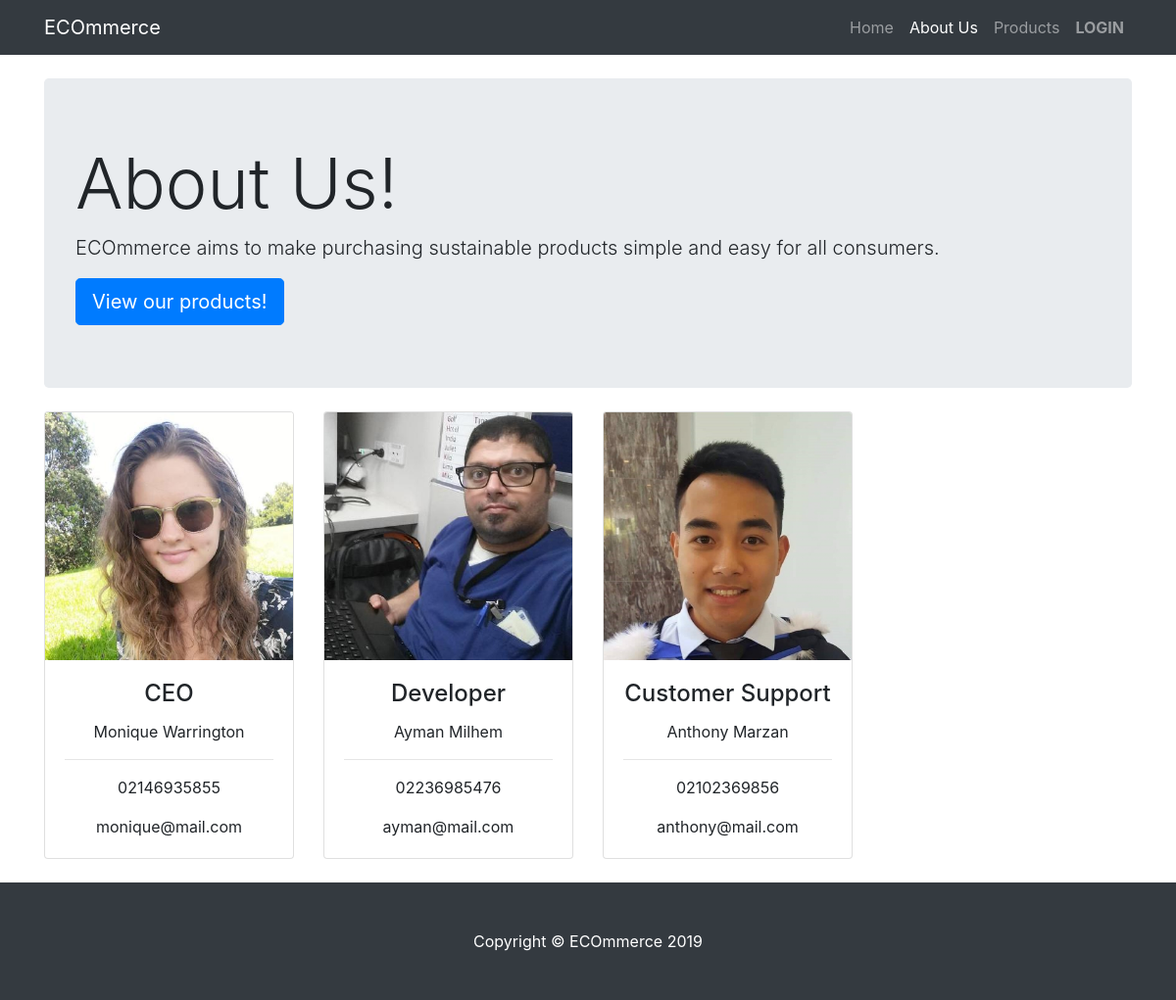
Screenshot of /home/about_us/ with the database file from the repository.
### home/models.py (models this page shows, shortened)
class Administrator(models.Model):
    admin_ID = models.AutoField(primary_key=True)
    first_name = models.CharField(max_length=30)
    last_name = models.CharField(max_length=30)
    email_address = models.EmailField(max_length=100)
    phone_number = models.CharField(max_length=50, default="")
    username = models.CharField(max_length=50, default="")
    company_role = models.CharField(max_length=50, default="")
    user_image = models.ImageField(upload_to="admin_photo", default="http://placehold.it/500x325")

### home/views.py (the view)
# urls.py: path('about_us/', views.about_us, name='About Us'),
def about_us(request):
    return render(request, "about_us.html", {'about_us': Administrator.objects.all()})

### home/templates/about_us.html (shortened to what this page needs)
{% load staticfiles %}
<!DOCTYPE html>
<html lang="en">
<head>
  <link rel="stylesheet" href="{% static 'home/css/bootstrap/css/bootstrap.min.css' %}">
  <link href="{% static 'home/css/heroic-features.css' %}" rel="stylesheet">
</head>
<body>
  <nav class="navbar navbar-expand-lg navbar-dark bg-dark fixed-top">
    <div class="container">
      <a class="navbar-brand" href="{%url 'Home Page'%}">ECOmmerce</a>
      <div class="collapse navbar-collapse" id="navbarResponsive">
        <ul class="navbar-nav ml-auto">
          <li class="nav-item">
            <a class="nav-link" href="{%url 'Home Page'%}">Home
            </a>
          </li>
          <li class="nav-item active">
            <a class="nav-link" href="{%url 'About Us'%}">About Us <span class="sr-only">(current)</span></a>
          </li>
          <li class="nav-item">
            <a class="nav-link" href="{%url 'Products'%}">Products</a>
          </li>
          {% if user.is_authenticated %}
            <li class="nav-item nav-link display_text">User: {{ user.get_username }}</li>
            <li class="nav-item display_text"><a class="nav-link" href="{% url 'logout'%}?next={% url 'Home Page' %}">logout</a></li>
          {% else %}
            <li class="nav-item display_text"><a class="nav-link" href="{% url 'login'%}?next={{request.path}}">Login</a></li>
          {% endif %}
        </ul>
      </div>
    </div>
  </nav>
  <div class="container">
    <header class="jumbotron my-4">
      <h1 class="display-3">About Us!</h1>
      <p class="lead">ECOmmerce aims to make purchasing sustainable products simple and easy for all consumers. </p>
      <a href="{% url 'Products'%}" class="btn btn-primary btn-lg">View our products!</a>
    </header>
    <div class="row text-center">
	{% for administrator in about_us %}
      <div class="col-lg-3 col-md-6 mb-4">
        <div class="card h-100">
          <img class="card-img-top" src="{{ administrator.user_image.url }}" alt="{{administrator.first_name}} {{administrator.last_name}}">
          <div class="card-body">
            <h4 class="card-title">{{administrator.company_role}}</h4>
            <p class="card-text">{{administrator.first_name}} {{administrator.last_name}}</p>
			<hr>
			<p class="card-text">{{administrator.phone_number}}</p>
			<p class="card-text">{{administrator.email_address}}</p>
          </div>
        </div>
      </div>
	{% endfor %}
    </div>
  </div>
  <footer class="py-5 bg-dark">
    <div class="container">
      <p class="m-0 text-center text-white">Copyright &copy; ECOmmerce 2019</p>
    </div>
  </footer>
</body>
</html>

### home/static/home/css/heroic-features.css (style rules this page uses)
body { padding-top: 56px; }
.display_text { text-transform: uppercase; font-weight: bolder; }

### rows the page displays
Administrator: user_image (picture), company_role "CEO", first_name "Monique", last_name "Warrington", phone_number "02146935855", email_address "monique@mail.com"
Administrator: user_image (picture), company_role "Developer", first_name "Ayman", last_name "Milhem", phone_number "02236985476", email_address "ayman@mail.com"
Administrator: user_image (picture), company_role "Customer Support", first_name "Anthony", last_name "Marzan", phone_number "02102369856", email_address "anthony@mail.com"
